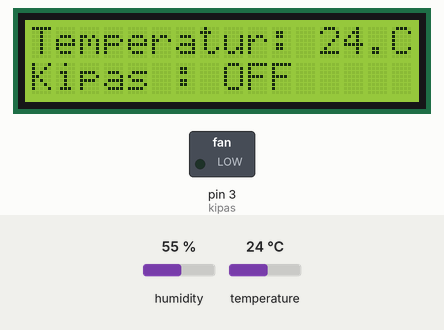
A sketch run on a simulated Arduino Uno, built with avr-gcc and run on an emulated ATmega328P. On the bench: 16×2 character LCD, switched loads named in the sketch (green lamp = pin HIGH). Inputs (shaded band) come from the test bench; at power-on: temperature 24 °C, humidity 55 %.

Above: at 1.2 s.
1.3 s: temperature set to 26 °C
At 3.5 s:
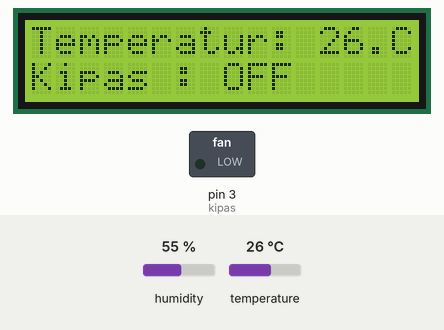
4.0 s: temperature set to 29 °C
At 4.9 s:
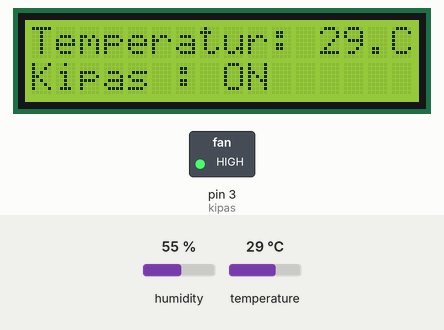
6.7 s: temperature set to 12 °C
At 8.7 s:
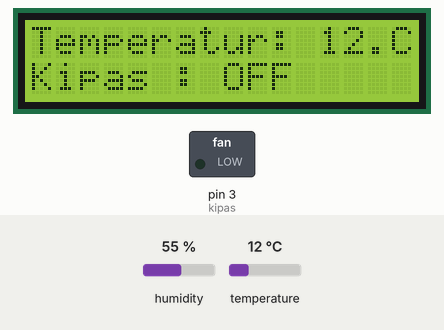
Timing chart, 0 to 10.2 s (numbered marks = the images above; inputs shaded):
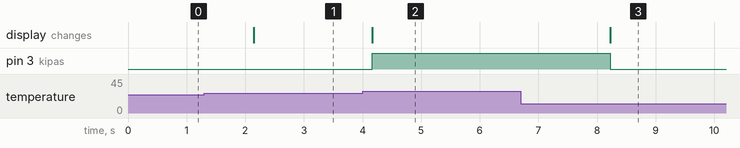

Measured:
- the behaviour switches between 27 and 28 °C on temperature (found by bisection; images 1 and 2)
- after the input at 1.3 s, the display: changes after 0.84 s (image 1)
- after the input at 4.0 s, pin 3 (kipas): LOW → HIGH after 0.17 s; the display: changes after 0.17 s (image 2)
- after the input at 6.7 s, pin 3 (kipas): HIGH → LOW after 1.5 s; the display: changes after 1.5 s (image 3)

The sketch:

kontrol_kipas_berdasarkan_suhu.ino
```cpp
#include<Wire.h>
#include <LiquidCrystal_I2C.h> // libray lcd
LiquidCrystal_I2C lcd(0x27, 16, 2);

#include <DHT.h>  // library DHT11
DHT dht(2,DHT11); //Pin, Jenis DHT11

int kipas=3;

void setup(){
  Serial.begin(9600);
  dht.begin();
  lcd.begin();
  pinMode(kipas,OUTPUT);
}
void loop()
{
  int kelembaban=dht.readHumidity();
  int suhu=dht.readTemperature();
  lcd.setCursor(0,0);
  lcd.print("Temperatur:");
  lcd.setCursor(12,0);
  lcd.print(suhu);
  lcd.setCursor(14,0);
  lcd.print(".C");

  lcd.setCursor(0,1);
  lcd.print("Kipas :");
  lcd.setCursor(8,1);
  if(suhu>27)
  {
  digitalWrite(kipas,HIGH);
  lcd.print("ON ");
  }
  else
  {
  digitalWrite(kipas,LOW);
  lcd.print("OFF");
  }
}
```
